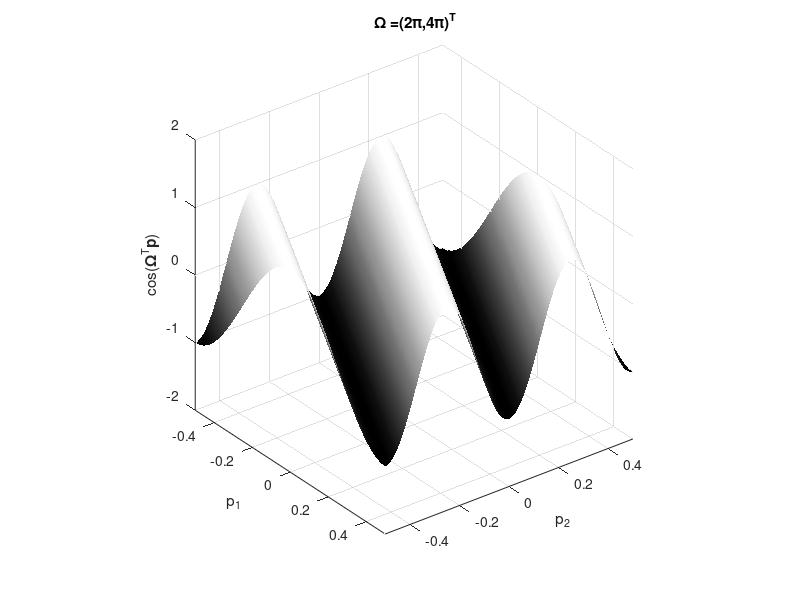

Reproduce this figure in MATLAB.
%% Sample 5-3
%% 周波数解析
% 2変量信号の周波数
% 
% 画像処理特論
% 
% 村松 正吾 
% 
% 動作確認: MATLAB R2020a
%% Fourier analysis
% Frequency of bivariate signals
% 
% Advanced Topics in Image Processing
% 
% Shogo MURAMATSU
% 
% Verified: MATLAB R2020a
% 準備
% (Preparation)

close all
% 二変量余弦波の定義
% (Definition of bivariate cosine wave)
% 
% $$\cos(\mathbf{\Omega}^T\mathbf{p})=\cos(\Omega_1 p_1 + \Omega_2 p_2)$$
% 
% ただし，(where)
% 
% $$\mathbf{\Omega} = \left(\begin{array}{c} \Omega_1 \\ \Omega_2 \end{array}\right)\in\mathbb{R}^2$$
% 
% $$\mathbf{p} = \left(\begin{array}{c} p_1 \\ p_2 \end{array}\right)\in\mathbb{R}^2$$
% 二変量角周波数の設定
% (Bivariate angular frequency setting)

% Vertical angular frequency
f1 = 1;
Omega1 = 2*pi*f1;
% Horizontal angular frequnecy
f2 = 2;
Omega2 = 2*pi*f2;

% Definition of sampling points
[p2,p1] = meshgrid(-0.5:0.01:0.5,-0.5:0.01:0.5);

% Definition of a bivariate cosine wave
x = cos(Omega1*p1 + Omega2*p2);
% 二変量余弦波の表示
% (Bivariate cosine wave display)

% Display of a bivariate cosine wave
surf(p2,p1,x)
xlabel('p_2')
ylabel('p_1')
zlabel('cos({\bf\Omega}^T{\bfp})')
title(['{\bf \Omega} =(' num2str(Omega1/pi) '\pi,' num2str(Omega2/pi) '\pi)^T'])
colormap gray
shading interp
axis([-0.5 0.5 -0.5 0.5 -2 2])
axis ij
axis vis3d
% 表示を回転
% (Rotate the display)

%{
stepAngle = 2;
for iAngle=1:stepAngle:360
    camorbit(0,stepAngle,'camera');
    drawnow
end
%}
%% 
% © Copyright, Shogo MURAMATSU, All rights reserved.